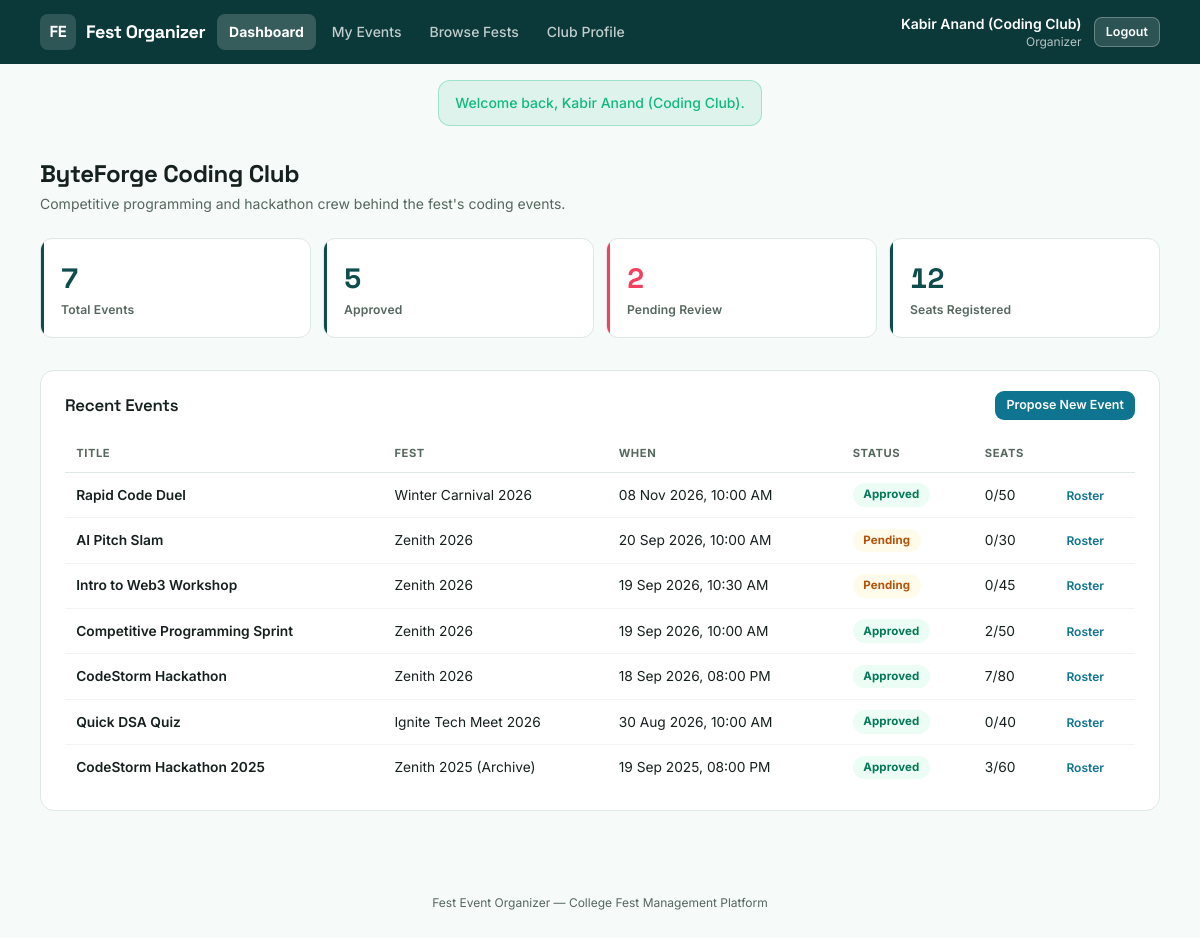
Screenshot of /index.php?route=organizer/dashboard (signed in) with the database file from the repository.
### tables this page shows
CREATE TABLE clubs (
    id            INT AUTO_INCREMENT PRIMARY KEY,
    name          VARCHAR(120) NOT NULL,
    slug          VARCHAR(120) NOT NULL UNIQUE,
    description   VARCHAR(500) NOT NULL,
    organizer_id  INT NOT NULL UNIQUE,
    status        ENUM('active', 'inactive') NOT NULL DEFAULT 'active',
    created_at    TIMESTAMP NOT NULL DEFAULT CURRENT_TIMESTAMP,
    FOREIGN KEY (organizer_id) REFERENCES users(id)
);

CREATE TABLE events (
    id                INT AUTO_INCREMENT PRIMARY KEY,
    fest_id           INT NOT NULL,
    club_id           INT NOT NULL,
    title             VARCHAR(150) NOT NULL,
    slug              VARCHAR(160) NOT NULL,
    description       TEXT NOT NULL,
    category          ENUM('competition', 'workshop', 'show', 'seminar') NOT NULL,
    venue             VARCHAR(150) NOT NULL,
    start_time        DATETIME NOT NULL,
    end_time          DATETIME NOT NULL,
    capacity          INT NOT NULL,
    team_size_min     INT NOT NULL DEFAULT 1,
    team_size_max     INT NOT NULL DEFAULT 1,
    entry_fee         DECIMAL(8,2) NOT NULL DEFAULT 0.00,
    status            ENUM('pending', 'approved', 'rejected') NOT NULL DEFAULT 'pending',
    rejection_reason  VARCHAR(255) NULL,
    created_by        INT NOT NULL,
    created_at        TIMESTAMP NOT NULL DEFAULT CURRENT_TIMESTAMP,
    updated_at        TIMESTAMP NOT NULL DEFAULT CURRENT_TIMESTAMP ON UPDATE CURRENT_TIMESTAMP,
    UNIQUE KEY uniq_fest_slug (fest_id, slug),
    FOREIGN KEY (fest_id) REFERENCES fests(id) ON DELETE CASCADE,
    FOREIGN KEY (club_id) REFERENCES clubs(id),
    FOREIGN KEY (created_by) REFERENCES users(id)
);

CREATE TABLE fests (
    id            INT AUTO_INCREMENT PRIMARY KEY,
    name          VARCHAR(150) NOT NULL,
    slug          VARCHAR(150) NOT NULL UNIQUE,
    description   TEXT NOT NULL,
    theme         VARCHAR(100) NOT NULL,
    start_date    DATE NOT NULL,
    end_date      DATE NOT NULL,
    venue         VARCHAR(150) NOT NULL,
    status        ENUM('draft', 'published', 'completed') NOT NULL DEFAULT 'draft',
    created_by    INT NOT NULL,
    created_at    TIMESTAMP NOT NULL DEFAULT CURRENT_TIMESTAMP,
    FOREIGN KEY (created_by) REFERENCES users(id)
);

### app/controllers/OrganizerController.php (called while the page is built, shortened)
<?php
require_once __DIR__ . '/../models/Club.php';
require_once __DIR__ . '/../models/Event.php';
class OrganizerController
{
    private function myClub(): array
    {
        $club = Club::findByOrganizer(Auth::id());
        return $club;
    }
    public function dashboard(): void
    {
        $club = $this->myClub();
        $events = Event::forClub((int)$club['id']);
        $stats = [
            'events'        => count($events),
            'approved'      => count(array_filter($events, fn($e) => $e['status'] === 'approved')),
            'pending'       => count(array_filter($events, fn($e) => $e['status'] === 'pending')),
            'registrations' => array_sum(array_column($events, 'seats_taken')),
        ];
        require __DIR__ . '/../views/organizer/dashboard.php';
    }
}

### public/index.php (called while the page is built, shortened)
<?php
require_once __DIR__ . '/../core/helpers.php';
require_once __DIR__ . '/../core/Database.php';
require_once __DIR__ . '/../core/Auth.php';
require_once __DIR__ . '/../app/models/Club.php';
require_once __DIR__ . '/../app/models/Event.php';
require_once __DIR__ . '/../app/controllers/OrganizerController.php';
$router = new Router();
$router->get('login', fn() => (new AuthController())->showLogin());
$router->post('login', fn() => (new AuthController())->login());
$router->get('register', fn() => (new AuthController())->showRegister());
$router->post('register', fn() => (new AuthController())->register());
$router->post('logout', fn() => (new AuthController())->logout());
$router->get('admin/dashboard', fn() => (new AdminController())->dashboard());
$router->get('admin/fests', fn() => (new AdminController())->fests());
$router->post('admin/fests/store', fn() => (new AdminController())->festStore());
$router->post('admin/fests/update', fn() => (new AdminController())->festUpdate());
$router->post('admin/fests/status', fn() => (new AdminController())->festStatus());
$router->get('admin/clubs', fn() => (new AdminController())->clubs());
$router->post('admin/clubs/store', fn() => (new AdminController())->clubStore());
$router->post('admin/clubs/status', fn() => (new AdminController())->clubStatus());
$router->get('admin/events', fn() => (new AdminController())->events());
$router->post('admin/events/approve', fn() => (new AdminController())->eventApprove());
$router->post('admin/events/reject', fn() => (new AdminController())->eventReject());
$router->get('admin/clashes', fn() => (new AdminController())->clashes());
$router->get('admin/results', fn() => (new AdminController())->results());
$router->get('organizer/dashboard', fn() => (new OrganizerController())->dashboard());
$router->get('organizer/events', fn() => (new OrganizerController())->events());
$router->get('organizer/events/new', fn() => (new OrganizerController())->eventNew());
$router->post('organizer/events/store', fn() => (new OrganizerController())->eventStore());
$router->get('organizer/events/edit', fn() => (new OrganizerController())->eventEdit());
$router->post('organizer/events/update', fn() => (new OrganizerController())->eventUpdate());
$router->get('organizer/events/roster', fn() => (new OrganizerController())->roster());
$router->post('organizer/registrations/verify', fn() => (new OrganizerController())->verifyEpass());
$router->get('organizer/events/results', fn() => (new OrganizerController())->resultsForm());
$router->post('organizer/results/store', fn() => (new OrganizerController())->resultStore());
$router->post('organizer/results/delete', fn() => (new OrganizerController())->resultDelete());
$router->get('organizer/club', fn() => (new OrganizerController())->profile());
$router->post('organizer/club/update', fn() => (new OrganizerController())->profileUpdate());
$router->get('organizer/fests', fn() => (new OrganizerController())->browseFests());
$router->get('organizer/fests/show', fn() => (new OrganizerController())->browseFestShow());
$router->get('participant/dashboard', fn() => (new ParticipantController())->dashboard());
$router->get('participant/fests', fn() => (new ParticipantController())->fests());
$router->get('participant/fests/show', fn() => (new ParticipantController())->festShow());
$router->get('participant/events/show', fn() => (new ParticipantController())->eventShow());
$router->post('participant/events/register', fn() => (new ParticipantController())->register());
$router->get('participant/registrations', fn() => (new ParticipantController())->registrations());
$router->post('participant/registrations/cancel', fn() => (new ParticipantController())->registrationCancel());
$router->get('participant/registrations/epass', fn() => (new ParticipantController())->epass());
$router->get('participant/certificates', fn() => (new ParticipantController())->certificates());
$router->get('participant/certificates/show', fn() => (new ParticipantController())->certificateShow());
$route = $_GET['route'] ?? '';
$router->dispatch($_SERVER['REQUEST_METHOD'], $route);

### core/Router.php (called while the page is built, shortened)
<?php
class Router
{
    private array $routes = ['GET' => [], 'POST' => []];
    public function get(string $route, callable $handler): void
    {
        $this->routes['GET'][$route] = $handler;
    }
    public function post(string $route, callable $handler): void
    {
        $this->routes['POST'][$route] = $handler;
    }
    public function dispatch(string $method, string $route): void
    {
        $handler = $this->routes[$method][$route] ?? null;
        try {
            $handler();
        } catch (Throwable $e) {
            error_log($e->getMessage());
            http_response_code(500);
            require __DIR__ . '/../app/views/errors/500.php';
        }
    }
}

### core/Auth.php (called while the page is built, shortened)
<?php
require_once __DIR__ . '/Database.php';
class Auth
{
    public static function id(): ?int
    {
        return $_SESSION['user_id'] ?? null;
    }
}

### core/Database.php (called while the page is built)
<?php
class Database
{
    private static ?PDO $instance = null;
    public static function connect(): PDO
    {
        if (self::$instance === null) {
            $config = require __DIR__ . '/../config/database.php';
            $dsn = sprintf(
                'mysql:host=%s;port=%d;dbname=%s;charset=%s',
                $config['host'],
                $config['port'],
                $config['database'],
                $config['charset']
            );
            self::$instance = new PDO($dsn, $config['username'], $config['password'], [
                PDO::ATTR_ERRMODE            => PDO::ERRMODE_EXCEPTION,
                PDO::ATTR_DEFAULT_FETCH_MODE => PDO::FETCH_ASSOC,
                PDO::ATTR_EMULATE_PREPARES   => false,
            ]);
        }
        return self::$instance;
    }
}

### app/models/Club.php (called while the page is built, shortened)
<?php
require_once __DIR__ . '/../../core/Database.php';
class Club
{
    public static function findByOrganizer(int $organizerId): ?array
    {
        $stmt = Database::connect()->prepare('SELECT * FROM clubs WHERE organizer_id = ?');
        $stmt->execute([$organizerId]);
        $row = $stmt->fetch();
        return $row ?: null;
    }
}

### core/helpers.php (called while the page is built, shortened)
<?php
function e(?string $value): string
{
    return htmlspecialchars($value ?? '', ENT_QUOTES, 'UTF-8');
}
function format_datetime(?string $datetime): string
{
    $ts = strtotime($datetime);
    return $ts === false ? '-' : date('d M Y, h:i A', $ts);
}

### app/models/Event.php (called while the page is built, shortened)
<?php
require_once __DIR__ . '/../../core/Database.php';
class Event
{
    public static function forClub(int $clubId): array
    {
        $stmt = Database::connect()->prepare(
            "SELECT ev.*, f.name AS fest_name, f.status AS fest_status,
                    (SELECT COALESCE(SUM(r.team_size), 0) FROM registrations r WHERE r.event_id = ev.id AND r.status = 'confirmed') AS seats_taken
             FROM events ev JOIN fests f ON f.id = ev.fest_id
             WHERE ev.club_id = ?
             ORDER BY ev.start_time DESC"
        );
        $stmt->execute([$clubId]);
        return $stmt->fetchAll();
    }
}

### app/views/organizer/dashboard.php (the view)
<?php $pageTitle = 'Organizer Dashboard'; require __DIR__ . '/../partials/header.php'; require __DIR__ . '/../partials/navbar.php'; require __DIR__ . '/../partials/flash.php'; ?>
<main class="max-w-6xl mx-auto px-4 py-8 flex-1 w-full">
    <h1 class="font-display text-2xl font-bold mb-1"><?= e($club['name']) ?></h1>
    <p class="text-slateink text-sm mb-6"><?= e($club['description']) ?></p>
    <div class="grid grid-cols-2 md:grid-cols-4 gap-3 mb-8">
        <div class="stat-tile stat-tile-accent"><span class="stat-value"><?= $stats['events'] ?></span><span class="stat-label">Total Events</span></div>
        <div class="stat-tile stat-tile-accent"><span class="stat-value"><?= $stats['approved'] ?></span><span class="stat-label">Approved</span></div>
        <div class="stat-tile stat-tile-alert"><span class="stat-value"><?= $stats['pending'] ?></span><span class="stat-label">Pending Review</span></div>
        <div class="stat-tile stat-tile-accent"><span class="stat-value"><?= $stats['registrations'] ?></span><span class="stat-label">Seats Registered</span></div>
    </div>
    <div class="card">
        <div class="card-head">
            <h2>Recent Events</h2>
            <a href="/index.php?route=organizer/events/new" class="btn-primary btn-sm">Propose New Event</a>
        </div>
        <?php if (empty($events)): ?>
            <p class="empty-state">You haven't proposed any events yet.</p>
        <?php else: ?>
            <div class="table-scroll">
            <table class="data-table">
                <thead><tr><th>Title</th><th>Fest</th><th>When</th><th>Status</th><th>Seats</th><th></th></tr></thead>
                <tbody>
                <?php foreach (array_slice($events, 0, 8) as $ev): ?>
                    <tr>
                        <td class="font-semibold"><?= e($ev['title']) ?></td>
                        <td><?= e($ev['fest_name']) ?></td>
                        <td><?= format_datetime($ev['start_time']) ?></td>
                        <td>
                            <?php $badgeClass = ['pending' => 'badge-gold', 'approved' => 'badge-mint', 'rejected' => 'badge-rose'][$ev['status']]; ?>
                            <span class="badge <?= $badgeClass ?>"><?= e($ev['status']) ?></span>
                        </td>
                        <td><?= (int)$ev['seats_taken'] ?>/<?= (int)$ev['capacity'] ?></td>
                        <td><a href="/index.php?route=organizer/events/roster&id=<?= (int)$ev['id'] ?>" class="text-cyan text-xs font-semibold hover:underline">Roster</a></td>
                    </tr>
                <?php endforeach; ?>
                </tbody>
            </table>
            </div>
        <?php endif; ?>
    </div>
</main>
<?php require __DIR__ . '/../partials/footer.php'; ?>

### public/assets/css/style.css (style rules this page uses)
* { box-sizing: border-box; }
h1, h2, h3, h4, .font-display { font-family: 'Space Grotesk', sans-serif; letter-spacing: -0.015em; }
.card { background: #fff; border: 1px solid #DCE9E7; border-radius: 14px; padding: 1.25rem 1.5rem; margin-bottom: 1.25rem; }
.card-head { display: flex; align-items: center; justify-content: space-between; gap: 1rem; margin-bottom: 1rem; flex-wrap: wrap; }
.card-head h2 { font-size: 1.05rem; font-weight: 600; }
.stat-tile { background: #fff; border: 1px solid #DCE9E7; border-radius: 12px; padding: 1.1rem 1.25rem; display: flex; flex-direction: column; gap: 0.15rem; position: relative; overflow: hidden; }
.stat-tile::before { content: ''; position: absolute; left: 0; top: 0; bottom: 0; width: 3px; background: #DCE9E7; }
.stat-tile .stat-value { font-family: 'Space Grotesk', sans-serif; font-size: 1.75rem; font-weight: 700; color: #16211F; font-variant-numeric: tabular-nums; }
.stat-tile .stat-label { font-size: 0.76rem; color: #56675F; font-weight: 600; letter-spacing: 0.01em; }
.stat-tile-accent::before { background: #0F4C4C; }
.stat-tile-accent .stat-value { color: #0F4C4C; }
.stat-tile-alert::before { background: #F43F5E; }
.stat-tile-alert .stat-value { color: #F43F5E; }
.btn-primary { background: #0E7490; color: #fff; border-radius: 9px; padding: 0.55rem 1.15rem; font-weight: 600; font-size: 0.88rem; display: inline-flex; align-items: center; justify-content: center; gap: .4rem; border: none; cursor: pointer; transition: background .15s, transform .15s; }
.btn-sm { padding: 0.32rem 0.7rem; font-size: 0.78rem; }
.badge { display:inline-flex; align-items:center; gap: .3rem; padding: 0.2rem 0.65rem; border-radius: 999px; font-size: 0.72rem; font-weight: 700; letter-spacing: 0.01em; text-transform: capitalize; }
.badge-mint { background: #ECFDF5; color: #047857; }
.badge-gold { background: #FFFBEB; color: #B45309; }
.table-scroll { overflow-x: auto; }
.data-table { width: 100%; border-collapse: collapse; font-size: 0.86rem; }
.data-table th { text-align: left; padding: 0.6rem 0.7rem; color: #56675F; font-weight: 700; font-size: 0.7rem; text-transform: uppercase; letter-spacing: 0.05em; border-bottom: 1px solid #DCE9E7; }
.data-table td { padding: 0.65rem 0.7rem; border-bottom: 1px solid #F0F4F3; vertical-align: middle; }
.data-table tr:last-child td { border-bottom: none; }

### rows the page displays
clubs: name "ByteForge Coding Club", description "Competitive programming and hackathon crew behind the fest's coding events."
events: title "Rapid Code Duel", fest.name "Winter Carnival 2026", start_time "08 Nov 2026, 10:00 AM", status "Approved", seats_taken "0", capacity "50"
events: title "AI Pitch Slam", fest.name "Zenith 2026", start_time "20 Sep 2026, 10:00 AM", status "Pending", seats_taken "0", capacity "30"
events: title "Intro to Web3 Workshop", fest.name "Zenith 2026", start_time "19 Sep 2026, 10:30 AM", status "Pending", seats_taken "0", capacity "45"
events: title "Competitive Programming Sprint", fest.name "Zenith 2026", start_time "19 Sep 2026, 10:00 AM", status "Approved", seats_taken "2", capacity "50"
events: title "CodeStorm Hackathon", fest.name "Zenith 2026", start_time "18 Sep 2026, 08:00 PM", status "Approved", seats_taken "7", capacity "80"
events: title "Quick DSA Quiz", fest.name "Ignite Tech Meet 2026", start_time "30 Aug 2026, 10:00 AM", status "Approved", seats_taken "0", capacity "40"
events: title "CodeStorm Hackathon 2025", fest.name "Zenith 2025 (Archive)", start_time "19 Sep 2025, 08:00 PM", status "Approved", seats_taken "3", capacity "60"

### other values shown
$label "Dashboard"
$label "My Events"
$label "Browse Fests"
$label "Club Profile"
Auth::name() "Kabir Anand (Coding Club)"
str_replace('_', ' ', $role ?? '') "Organizer"
$success "Welcome back, Kabir Anand (Coding Club)."
$stats['events'] "7"
$stats['approved'] "5"
$stats['pending'] "2"
$stats['registrations'] "12"
